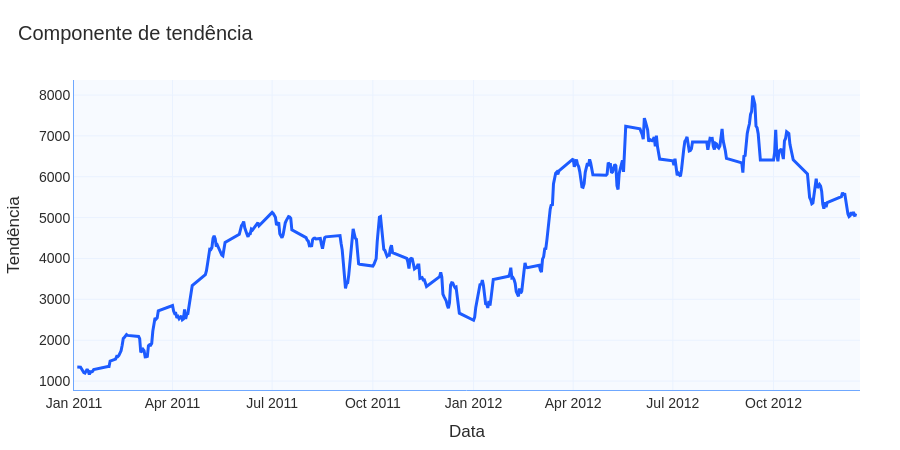

Write notebook code for a chart like this one.
### Markdown cell above
### 03.07 Visualizar tendência

### Code cell
fig = grafico_linha_padrao(
    df=componentes,
    x="data_hora",
    y="tendencia",
    titulo="Componente de tendência",
    labels={
        "data_hora": "Data",
        "tendencia": "Tendência"
    },
    altura=450
)

fig.show()

### Figure 1 — Plotly figure (JSON) as saved in the notebook; plotly's stock layout.template omitted (floating-point values rounded to 4 significant figures; data arrays with more than 128 entries replaced by an {"elided": "..."} marker saying what was removed)
{"data": [{"hovertemplate": "Data=%{x}<br>Tendência=%{y}<extra></extra>", "legendgroup": "", "line": {"color": "#1D5BFF", "dash": "solid", "width": 3}, "marker": {"symbol": "circle"}, "mode": "lines", "name": "", "orientation": "v", "showlegend": false, "type": "scatter", "x": {"elided": "456 str values"}, "xaxis": "x", "y": {"elided": "456 float values"}, "yaxis": "y"}], "layout": {"colorway": ["#1D5BFF", "#123C8C", "#6FA8FF", "#4C78A8", "#7DA6FF", "#9EC5FF"], "font": {"color": "#2B2B2B", "family": "Arial, sans-serif", "size": 14}, "height": 450, "hovermode": "x unified", "legend": {"orientation": "h", "tracegroupgap": 0, "x": 1, "xanchor": "right", "y": 1.02, "yanchor": "bottom"}, "margin": {"b": 60, "l": 60, "r": 40, "t": 80}, "paper_bgcolor": "#FFFFFF", "plot_bgcolor": "#F7FAFF", "title": {"text": "Componente de tendência", "x": 0.02}, "xaxis": {"anchor": "y", "domain": [0, 1], "gridcolor": "#EAF2FF", "linecolor": "#6FA8FF", "showgrid": true, "tickfont": {"color": "#2B2B2B"}, "title": {"font": {"color": "#2B2B2B"}, "text": "Data"}}, "yaxis": {"anchor": "x", "domain": [0, 1], "gridcolor": "#EAF2FF", "linecolor": "#6FA8FF", "showgrid": true, "tickfont": {"color": "#2B2B2B"}, "title": {"font": {"color": "#2B2B2B"}, "text": "Tendência"}}}}
